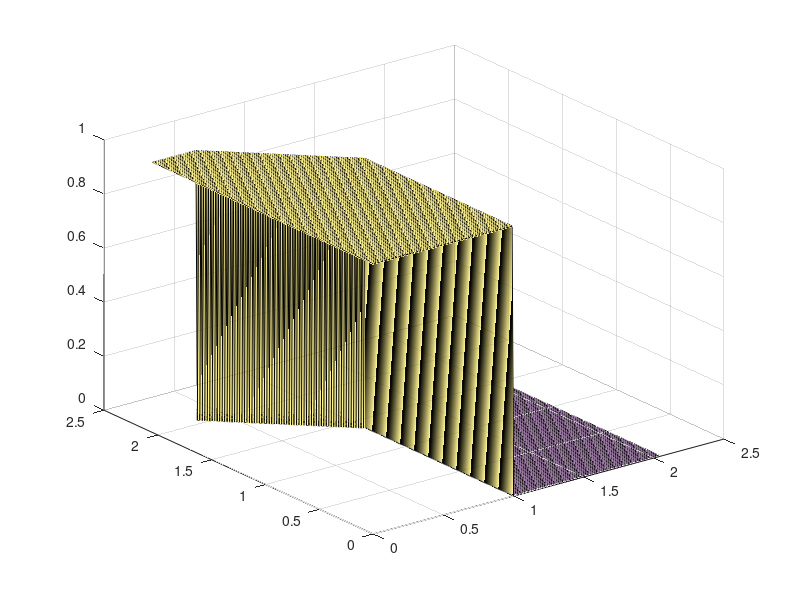

MATLAB code for this plot: (Note: this script raises an error after producing the figure.)
% Characteristics of each source

%% SIC Type Model
% each user's SNR
SNR_1_dB = db2mag(0);
SNR_2_dB = db2mag(10);
% each user's maximum achieveable transfer rate (individual)
user_1_max_rate = log2(1 + SNR_1_dB);
user_2_max_rate = log2(1 + SNR_2_dB);
% constraint 3: total throughput cannot exceed the capacity of P2P channel
% with the sum of the received powers of the 2 users. 
all_user_max_rate = log2(1 + SNR_1_dB + SNR_2_dB);

% equation1
condition1 = sprintf('x<%f', user_1_max_rate);
condition2 = sprintf('y<%f', user_2_max_rate);
condition3 = sprintf('x+y<%f', all_user_max_rate);

% plotting user 1 rate and user 2 rate
v = 0:0.01:max([user_1_max_rate, user_2_max_rate]);
[x, y] = meshgrid(v);
ineq1 = x < user_1_max_rate;
ineq2 = y < user_2_max_rate;
ineq3 = (x+y) < all_user_max_rate;
ineq = double(ineq1 & ineq2 & ineq3);
h = surf(x,y,ineq, 'FaceAlpha',0.5);

% plotting the rate of the user when the other user is transfering the
% maximum rate (note: it's not zero!)

% user 1 is max rate, now find user 2 at that moment:
user_2 = all_user_max_rate - user_1_max_rate;
yline(user_2, '--', 'LineWidth', 3);

% user 2 is max rate, now find user 1 at that moment:
user_1 = all_user_max_rate - user_2_max_rate;
xline(user_1, '--', 'LineWidth', 3);

% change property of the plot
view(0,90);
xlim([0 Inf]);
ylim([0 Inf]);
xlabel('R_1 Communication Rate (bits/s/Hz)');
ylabel('R_2 Communication Rate (bits/s/Hz)');
title('Capacity Region of Two-User Uplink');
set(h,'LineStyle','none');

%% Traditional/Conventional CDMA
hold on
user_1_max_rate = log2(1 + SNR_1_dB/ (SNR_2_dB+1));
user_2_max_rate = log2(1 + SNR_1_dB/ (SNR_2_dB+1));
all_user_max_rate = log2(1 + SNR_1_dB + SNR_2_dB);

% plotting user 1 rate and user 2 rate
v = 0:0.01:max([user_1_max_rate, user_2_max_rate]);
[x, y] = meshgrid(v);
ineq1 = x < user_1_max_rate;
ineq2 = y < user_2_max_rate;
ineq3 = (x+y) < all_user_max_rate;
ineq = double(ineq1 & ineq2 & ineq3);
h = surf(x,y,ineq, 'FaceAlpha',0.5);
view(0,90);

%% Orthogonal Multiple Access
hold on
a = 0:0.01:1 ;
B = 1 ;
% each user's maximum achieveable transfer rate (individual)
user_1_max_rate = @(a) a.*B.*log2(1 + SNR_1_dB./a);
user_2_max_rate = @(a) (1-a).*B.*log2(1 + SNR_2_dB./(1-a));
x_now = user_1_max_rate(a);
y_now = user_2_max_rate((a));
all_user_max_rate = log2(1 + SNR_1_dB + SNR_2_dB);
plot(x_now,y_now, 'linewidth', 3)